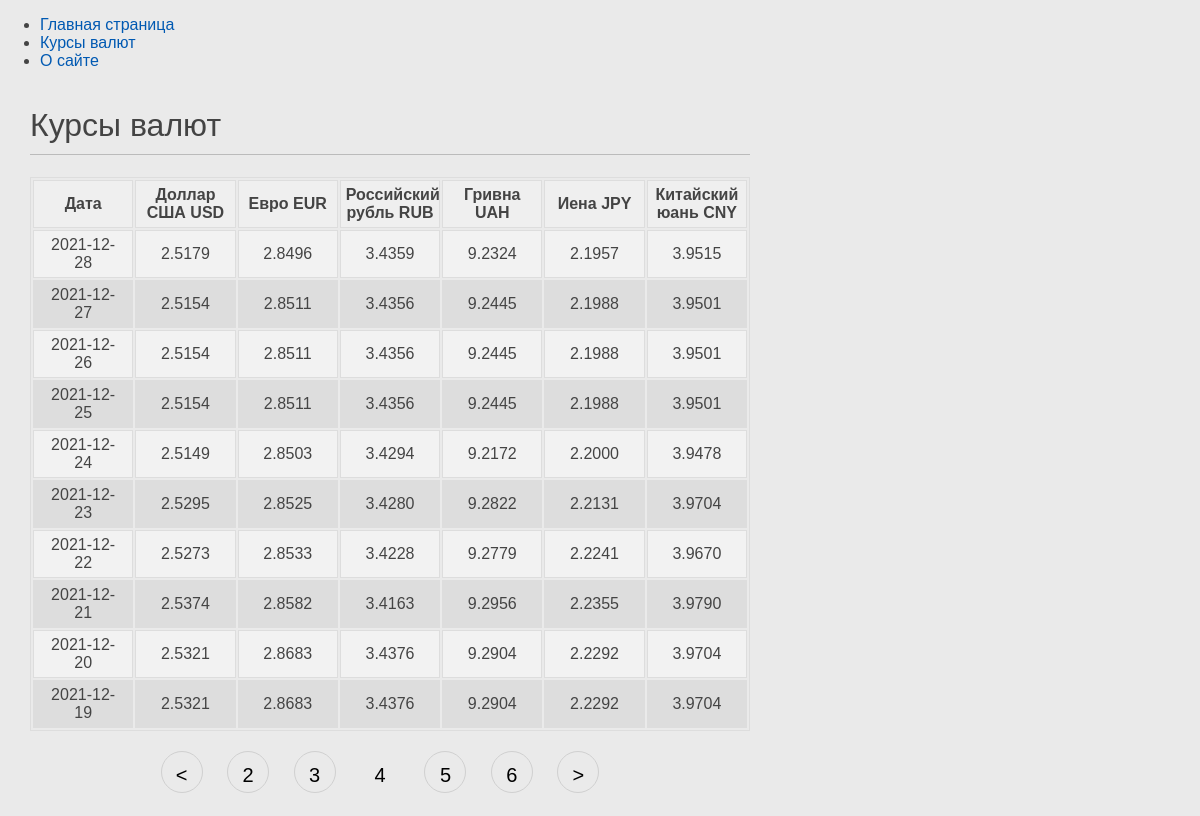
/assistant/currency/?page=4, run on the app's committed database.
### assistant/models.py (models this page shows, shortened)
class Course(models.Model):
    date_stamp = models.CharField(max_length=100, primary_key=True)
    usd = models.DecimalField(max_digits=6, decimal_places=4, null=True)
    eur = models.DecimalField(max_digits=6, decimal_places=4, null=True)
    rub = models.DecimalField(max_digits=6, decimal_places=4, null=True)
    uah = models.DecimalField(max_digits=6, decimal_places=4, null=True)
    jpy = models.DecimalField(max_digits=6, decimal_places=4, null=True)
    cny = models.DecimalField(max_digits=6, decimal_places=4, null=True)

### assistant/views.py (the view)
# urls.py: path('currency/', views.course_list, name='course_list'),
def course_list(request):
    courses = Course.objects.order_by('-date_stamp')
    paginator = Paginator(courses, 10)
    page_number = request.GET.get('page')
    page_obj = paginator.get_page(page_number)
    return render(request, 'assistant/currency/list.html',
                  {'page_obj': page_obj, 'title': 'Курсы валют', 'menu': menu})

### assistant/templates/assistant/currency/list.html
{% extends "assistant/base.html" %}
{% block content %}
    <h1>{{ title }}</h1>
    <table class="table">
        <thead>
        <tr>
            <th>Дата</th>
            <th>Доллар США USD</th>
            <th>Евро EUR</th>
            <th>Российский рубль RUB</th>
            <th>Гривна UAH</th>
            <th>Иена JPY</th>
            <th>Китайский юань CNY</th>
        </tr>
        </thead>
        <tbody>
        {% for course in page_obj %}
        <tr>
            <td>{{course.date_stamp}}</td>
            <td>{{course.usd}}</td>
            <td>{{course.eur}}</td>
            <td>{{course.rub}}</td>
            <td>{{course.uah}}</td>
            <td>{{course.jpy}}</td>
            <td>{{course.cny}}</td>
        </tr>
        {% endfor %}
        </tbody>
    </table>
{% if page_obj.has_other_pages %}
<nav class="list-pages">
    <ul>
        {% if page_obj.has_previous %}
        <li class="page-num">
                <a href="?page={{ page_obj.previous_page_number }}">&lt;</a>
        </li>
        {% endif %}
        {% for p in page_obj.paginator.page_range %}
                    {% if page_obj.number == p %}
        <li class="page-num page-num-selected">{{ p }}</li>
                    {% elif p >= page_obj.number|add:-2 and p <= page_obj.number|add:2 %}
        <li class="page-num">
            <a href="?page={{ p }}">{{ p }}</a>
        </li>
                    {% endif %}
        {% endfor %}
        {% if page_obj.has_next %}
        <li class="page-num">
                <a href="?page={{ page_obj.next_page_number }}">&gt;</a>
        </li>
        {% endif %}
    </ul>
</nav>
{% endif %}
{% endblock %}

### assistant/static/css/assistant.css (style rules this page uses)
body { margin:0; padding:0; font-family:helvetica, sans-serif; }
a { color:#00abff; text-decoration:none; }
h1 { font-weight:normal; border-bottom:1px solid #bbb; padding:0 0 10px 0; }
.table { border: 1px solid #dddddd; table-layout: fixed; width: 100%; margin-bottom: 20px; }
.table th { font-weight: bold; padding: 5px; background: #efefef; border: 1px solid #dddddd; }
.table td { padding: 5px 10px; border: 1px solid #dddddd; text-align: center; }
.table tbody tr:nth-child(odd) { background: #f2f2f2; }
.table tbody tr:nth-child(even) { background: #dddddd; }
body { background-color: #eaeaea }
.list-pages { text-align: center; margin: 0 0 20px 0; }
.list-pages ul { margin: 20px 0 0 0; padding: 0; list-style: none; }
.list-pages ul li { display: inline-block; margin: 0 20px 0 0; }
.list-pages a { color: #000; font-size: 20px; text-decoration: none; }
.list-pages .page-num, .page-num-selected { display: inline-block; width: 40px; height: 28px; padding: 12px 0 0 0; border: 1px solid #d0d0d0; border-radius: 30px; }
.list-pages .page-num-selected { border: none; color: #000; font-size: 20px; }
html, body { font-family: 'Arial'; margin: 0; padding: 0; height: 100%; width: 100%; color: #444; }
a { color: #0059b2; text-decoration: none; }

### data on the page
Course: date_stamp "2021-12-28", usd "2.5179", eur "2.8496", rub "3.4359", uah "9.2324", jpy "2.1957", cny "3.9515"
Course: date_stamp "2021-12-27", usd "2.5154", eur "2.8511", rub "3.4356", uah "9.2445", jpy "2.1988", cny "3.9501"
Course: date_stamp "2021-12-26", usd "2.5154", eur "2.8511", rub "3.4356", uah "9.2445", jpy "2.1988", cny "3.9501"
Course: date_stamp "2021-12-25", usd "2.5154", eur "2.8511", rub "3.4356", uah "9.2445", jpy "2.1988", cny "3.9501"
Course: date_stamp "2021-12-24", usd "2.5149", eur "2.8503", rub "3.4294", uah "9.2172", jpy "2.2000", cny "3.9478"
Course: date_stamp "2021-12-23", usd "2.5295", eur "2.8525", rub "3.4280", uah "9.2822", jpy "2.2131", cny "3.9704"
Course: date_stamp "2021-12-22", usd "2.5273", eur "2.8533", rub "3.4228", uah "9.2779", jpy "2.2241", cny "3.9670"
Course: date_stamp "2021-12-21", usd "2.5374", eur "2.8582", rub "3.4163", uah "9.2956", jpy "2.2355", cny "3.9790"
Course: date_stamp "2021-12-20", usd "2.5321", eur "2.8683", rub "3.4376", uah "9.2904", jpy "2.2292", cny "3.9704"
Course: date_stamp "2021-12-19", usd "2.5321", eur "2.8683", rub "3.4376", uah "9.2904", jpy "2.2292", cny "3.9704"

### other printed values
{{ m.title }} "Главная страница" "Курсы валют"
{{ m.title }} "О сайте"
{{ title }} "Курсы валют"
{{ p }} "2" "3" "5" "6"
{{ p }} "4"
